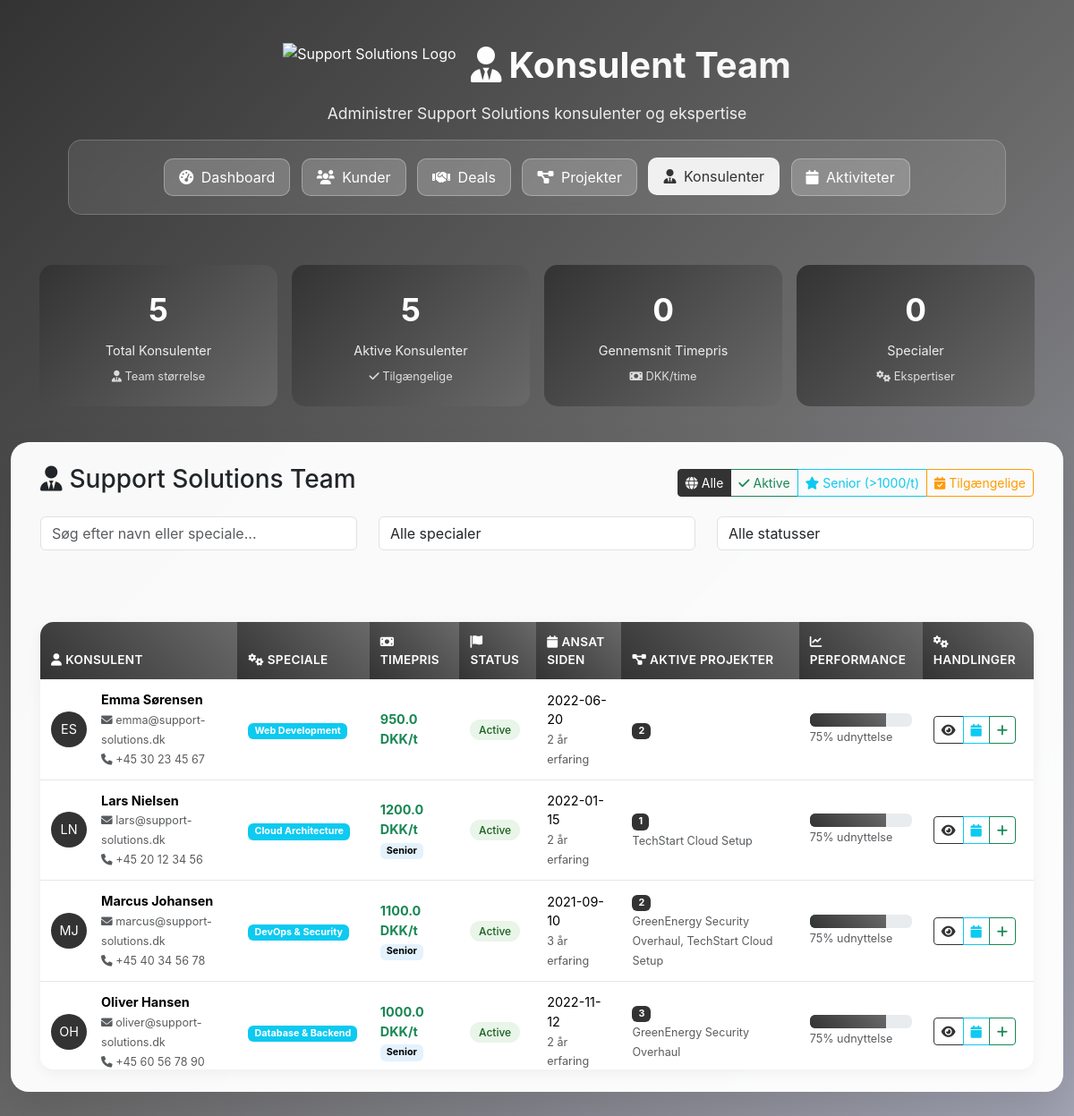
/consultants, run on the app's committed database.
### tables this page shows
CREATE TABLE consultants (
    id INTEGER PRIMARY KEY AUTOINCREMENT,
    name TEXT NOT NULL,
    email TEXT NOT NULL,
    phone TEXT,
    speciality TEXT, -- DevOps, Cloud, Security, Web Development, etc.
    hourly_rate REAL,
    status TEXT DEFAULT 'Active', -- Active, Inactive, On Leave
    hire_date DATE,
    created_at DATETIME DEFAULT CURRENT_TIMESTAMP
);

### web.py (the view)
@app.route("/consultants")
def consultants():
    try:
        consultants_data = run_query("""
            SELECT c.*,
                   COUNT(pc.project_id) as project_count,
                   GROUP_CONCAT(p.name, ', ') as current_projects
            FROM consultants c
            LEFT JOIN project_consultants pc ON c.id = pc.consultant_id
            LEFT JOIN projects p ON pc.project_id = p.id AND p.status = 'In Progress'
            GROUP BY c.id
            ORDER BY c.name
        """)
        stats = {
            'total_consultants': len(consultants_data),
            'active_consultants': len([c for c in consultants_data if c['status'] == 'Active']),
            'avg_rate': sum([c['hourly_rate'] for c in consultants_data]) / len(consultants_data) if consultants_data else 0,
            'total_projects': sum([c['project_count'] for c in consultants_data])
        }
        return render_template("consultants.html", consultants=consultants_data, stats=stats)
    except Exception as e:
        return render_template("consultants.html", consultants=[], stats={}, error=str(e))

### templates/consultants.html (shortened to what this page needs)
<!DOCTYPE html>
<html lang="da">
<head>
    <link href="https://cdn.jsdelivr.net/npm/bootstrap@5.3.2/dist/css/bootstrap.min.css" rel="stylesheet">
    <link href="https://cdnjs.cloudflare.com/ajax/libs/font-awesome/6.0.0/css/all.min.css" rel="stylesheet">
    <link rel="stylesheet" href="{{ url_for('static', filename='style.css') }}">
</head>
<body>
    <div class="main-container">
        <div class="container-fluid">
            <div class="hero-section">
                <div class="d-flex align-items-center justify-content-center mb-3">
                    <img src="https://support-solutions.dk/wp-content/uploads/Logo-hvid-web.png"
                         alt="Support Solutions Logo"
                         style="height: 50px; width: auto; margin-right: 1rem;">
                    <h1 class="hero-title mb-0">
                        <i class="fas fa-user-tie me-2"></i>Konsulent Team
                    </h1>
                </div>
                <p class="hero-subtitle">
                    Administrer Support Solutions konsulenter og ekspertise
                </p>
                <div class="crm-nav">
                    <a href="/" class="nav-btn">
                        <i class="fas fa-tachometer-alt me-1"></i> Dashboard
                    </a>
                    <a href="/customers" class="nav-btn">
                        <i class="fas fa-users me-1"></i> Kunder
                    </a>
                    <a href="/deals" class="nav-btn">
                        <i class="fas fa-handshake me-1"></i> Deals
                    </a>
                    <a href="/projects" class="nav-btn">
                        <i class="fas fa-project-diagram me-1"></i> Projekter
                    </a>
                    <a href="/consultants" class="nav-btn active">
                        <i class="fas fa-user-tie me-1"></i> Konsulenter
                    </a>
                    <a href="/activities" class="nav-btn">
                        <i class="fas fa-calendar me-1"></i> Aktiviteter
                    </a>
                </div>
            </div>
            <div class="quick-insights">
                <div class="insight-card">
                    <div class="insight-number">{{ stats.total_consultants or 0 }}</div>
                    <div class="insight-label">Total Konsulenter</div>
                    <div class="insight-trend"><i class="fas fa-user-tie"></i> Team størrelse</div>
                </div>
                <div class="insight-card">
                    <div class="insight-number">{{ stats.active_consultants or 0 }}</div>
                    <div class="insight-label">Aktive Konsulenter</div>
                    <div class="insight-trend"><i class="fas fa-check"></i> Tilgængelige</div>
                </div>
                <div class="insight-card">
                    <div class="insight-number">{{ stats.avg_hourly_rate|round(0) if stats.avg_hourly_rate else 0 }}</div>
                    <div class="insight-label">Gennemsnit Timepris</div>
                    <div class="insight-trend"><i class="fas fa-money-bill"></i> DKK/time</div>
                </div>
                <div class="insight-card">
                    <div class="insight-number">{{ stats.total_specialties or 0 }}</div>
                    <div class="insight-label">Specialer</div>
                    <div class="insight-trend"><i class="fas fa-cogs"></i> Ekspertiser</div>
                </div>
            </div>
            <div class="glass-card">
                <div class="search-section">
                    <div class="d-flex justify-content-between align-items-center mb-3">
                        <h3><i class="fas fa-user-tie me-2"></i>Support Solutions Team</h3>
                        <div class="btn-group">
                            <button class="btn btn-outline-primary btn-sm active" onclick="filterConsultants('all')">
                                <i class="fas fa-globe"></i> Alle
                            </button>
                            <button class="btn btn-outline-success btn-sm" onclick="filterConsultants('active')">
                                <i class="fas fa-check"></i> Aktive
                            </button>
                            <button class="btn btn-outline-info btn-sm" onclick="filterConsultants('senior')">
                                <i class="fas fa-star"></i> Senior (>1000/t)
                            </button>
                            <button class="btn btn-outline-warning btn-sm" onclick="filterConsultants('available')">
                                <i class="fas fa-calendar-check"></i> Tilgængelige
                            </button>
                        </div>
                    </div>
                    <div class="row mb-3">
                        <div class="col-md-4">
                            <input type="text" class="form-control" id="consultantSearch" placeholder="Søg efter navn eller speciale...">
                        </div>
                        <div class="col-md-4">
                            <select class="form-control" id="specialtyFilter">
                                <option value="">Alle specialer</option>
                            </select>
                        </div>
                        <div class="col-md-4">
                            <select class="form-control" id="statusFilter">
                                <option value="">Alle statusser</option>
                            </select>
                        </div>
                    </div>
                </div>
                <div class="result-section">
                    <div class="table-responsive">
                        <table class="table" id="consultantTable">
                            <thead>
                                <tr>
                                    <th><i class="fas fa-user me-1"></i>Konsulent</th>
                                    <th><i class="fas fa-cogs me-1"></i>Speciale</th>
                                    <th><i class="fas fa-money-bill me-1"></i>Timepris</th>
                                    <th><i class="fas fa-flag me-1"></i>Status</th>
                                    <th><i class="fas fa-calendar me-1"></i>Ansat siden</th>
                                    <th><i class="fas fa-project-diagram me-1"></i>Aktive Projekter</th>
                                    <th><i class="fas fa-chart-line me-1"></i>Performance</th>
                                    <th><i class="fas fa-cogs me-1"></i>Handlinger</th>
                                </tr>
                            </thead>
                            <tbody>
                                {% for consultant in consultants %}
                                <tr data-status="{{ consultant.status }}" data-specialty="{{ consultant.speciality }}" data-rate="{{ consultant.hourly_rate }}">
                                    <td>
                                        <div class="d-flex align-items-center">
                                            <div class="me-3">
                                                <div class="bg-primary text-white rounded-circle d-flex align-items-center justify-content-center" style="width: 40px; height: 40px;">
                                                    {{ consultant.name[0] }}{{ consultant.name.split()[1][0] if consultant.name.split()|length > 1 else '' }}
                                                </div>
                                            </div>
                                            <div>
                                                <strong>{{ consultant.name }}</strong>
                                                <br><small class="text-muted">
                                                    <i class="fas fa-envelope"></i> {{ consultant.email }}
                                                </small>
                                                {% if consultant.phone %}
                                                <br><small class="text-muted">
                                                    <i class="fas fa-phone"></i> {{ consultant.phone }}
                                                </small>
                                                {% endif %}
                                            </div>
                                        </div>
                                    </td>
                                    <td>
                                        <span class="badge bg-info text-white">{{ consultant.speciality }}</span>
                                    </td>
                                    <td>
                                        <strong class="text-success">{{ consultant.hourly_rate|round(0) if consultant.hourly_rate else 0 }} DKK/t</strong>
                                        {% if consultant.hourly_rate >= 1000 %}
                                        <br><small class="badge badge-won">Senior</small>
                                        {% endif %}
                                    </td>
                                    <td>
                                        <span class="status-badge
                                            {% if consultant.status == 'Active' %}badge-active{% endif %}
                                        ">{{ consultant.status }}</span>
                                    </td>
                                    <td>
                                        {{ consultant.hire_date or 'Ukendt' }}
                                        {% if consultant.hire_date %}
                                        <br><small class="text-muted">
                                            {% set years = ((2024 - consultant.hire_date.split('-')[0]|int)) if consultant.hire_date else 0 %}
                                            {{ years }} år erfaring
                                        </small>
                                        {% endif %}
                                    </td>
                                    <td>
                                        <span class="badge bg-primary">{{ consultant.project_count or 0 }}</span>
                                        {% if consultant.current_projects %}
                                        <br><small class="text-muted">{{ consultant.current_projects }}</small>
                                        {% endif %}
                                    </td>
                                    <td>
                                        {% set utilization = 75 %}
                                        <div class="progress" style="height: 15px;">
                                            <div class="progress-bar bg-success" data-width="{{ utilization }}"></div>
                                        </div>
                                        <small class="text-muted">{{ utilization }}% udnyttelse</small>
                                    </td>
                                    <td>
                                        <div class="btn-group btn-group-sm">
                                            <a href="/consultant/{{ consultant.id }}" class="btn btn-outline-primary">
                                                <i class="fas fa-eye"></i>
                                            </a>
                                            <button class="btn btn-outline-info" data-consultant-id="{{ consultant.id }}" onclick="viewSchedule(this.dataset.consultantId)">
                                                <i class="fas fa-calendar"></i>
                                            </button>
                                            <button class="btn btn-outline-success" data-consultant-id="{{ consultant.id }}" onclick="assignProject(this.dataset.consultantId)">
                                                <i class="fas fa-plus"></i>
                                            </button>
                                        </div>
                                    </td>
                                </tr>
                                {% endfor %}
                            </tbody>
                        </table>
                    </div>
                </div>
            </div>
        </div>
    </div>
</body>
</html>

### data on the page
consultants: name "E", name.split|length "S", name "Emma Sørensen", email "emma@support-solutions.dk", phone "+45 30 23 45 67", speciality "Web Development", hourly_rate "950.0", status "Active", hire_date "2022-06-20", id "2", utilization "75"
consultants: name "L", name.split|length "N", name "Lars Nielsen", email "lars@support-solutions.dk", phone "+45 20 12 34 56", speciality "Cloud Architecture", hourly_rate "1200.0", shows "Senior", status "Active", hire_date "2022-01-15", years "2", id "1", current_projects "TechStart Cloud Setup", utilization "75"
consultants: name "M", name.split|length "J", name "Marcus Johansen", email "marcus@support-solutions.dk", phone "+45 40 34 56 78", speciality "DevOps & Security", hourly_rate "1100.0", shows "Senior", status "Active", hire_date "2021-09-10", id "3", project_count "2", current_projects "GreenEnergy Security Overhaul, TechStart Cloud Setup", utilization "75"
consultants: name "O", name.split|length "H", name "Oliver Hansen", email "oliver@support-solutions.dk", phone "+45 60 56 78 90", speciality "Database & Backend", hourly_rate "1000.0", shows "Senior", status "Active", hire_date "2022-11-12", years "2", project_count "3", current_projects "GreenEnergy Security Overhaul", utilization "75"

### other printed values
{{ stats.total_consultants or 0 }} "5"
{{ stats.active_consultants or 0 }} "5"
{{ stats.avg_hourly_rate|round(0) if stats.avg_hourly_rate else 0 }} "0"
{{ stats.total_specialties or 0 }} "0"
